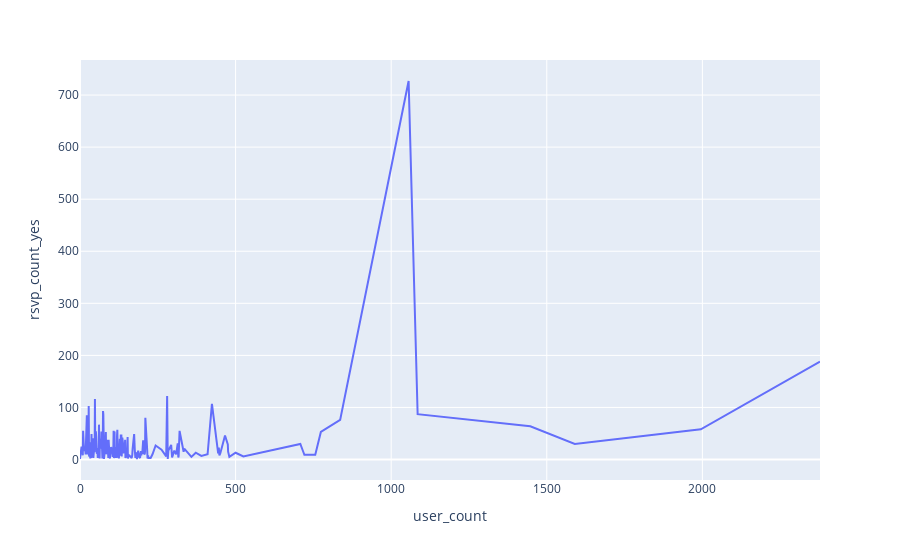

The notebook cell this image was saved under:
### Code cell
fig = px.line(rpv_based_on_group_size, x="user_count", y="rsvp_count_yes")
fig.show()

### Figure 1 — Plotly figure (JSON) as saved in the notebook; plotly's stock layout.template omitted (floating-point values rounded to 4 significant figures; data arrays with more than 128 entries replaced by an {"elided": "..."} marker saying what was removed)
{"data": [{"hovertemplate": "user_count=%{x}<br>rsvp_count_yes=%{y}<extra></extra>", "legendgroup": "", "line": {"color": "#636efa", "dash": "solid"}, "mode": "lines", "name": "", "orientation": "v", "showlegend": false, "type": "scatter", "x": {"elided": "202 int values"}, "xaxis": "x", "y": {"elided": "202 int values"}, "yaxis": "y"}], "layout": {"legend": {"tracegroupgap": 0}, "margin": {"t": 60}, "xaxis": {"anchor": "y", "domain": [0, 1], "title": {"text": "user_count"}}, "yaxis": {"anchor": "x", "domain": [0, 1], "title": {"text": "rsvp_count_yes"}}}}
